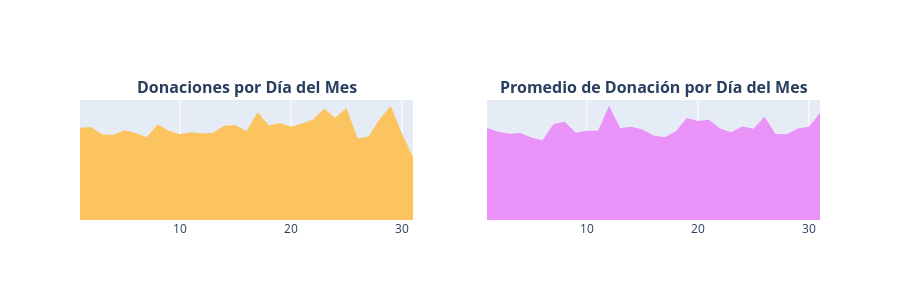

The cell this chart's notebook holds for it:
### Markdown cell above
> - El mayor número de donaciones se recibe en el mes de **Agosto** con **577,274 donaciones**, seguido por el mes de **Septiembre** con **518,908 donaciones**.
> - El menor número de donaciones se recibe en el mes de **Junio** con **191,221 donaciones** y el mes de **Mayo** con **243,440 donaciones**, probablemente debido a las vacaciones de verano.
> - El monto promedio de donación más alto se recibe en el mes de **Diciembre** con **USD 80**, mientras que el más bajo es en el mes de **Julio** con **USD 51**.
> - En promedio, el monto promedio de donación por año es cercano a **USD 59**.

### Donaciones por Día del Mes

- *3.4.5* Número de Donaciones por Día del Mes
- *3.4.6* Promedio de Donaciones por Día del Mes

### Code cell
import plotly.graph_objs as go
from plotly import tools
from plotly.offline import iplot

# Agrupar donaciones por día del mes
t3 = donations_df.groupby(['Donation Day']).agg({
    'Donation Year': 'count', 
    'Donation Amount': 'mean'
}).reset_index().rename(columns={
    'Donation Year': 'Total Donations', 
    'Donation Amount': 'Average Amount'
})

x = t3['Donation Day']
y1 = t3['Total Donations']
y2 = t3['Average Amount']

trace1 = go.Scatter(
    x=x, 
    y=y1, 
    fill='tozeroy', 
    fillcolor='#fcc45f', 
    mode='none'
)
trace2 = go.Scatter(
    x=x, 
    y=y2, 
    fill='tozeroy', 
    fillcolor="#e993f9", 
    mode='none'
)

fig = tools.make_subplots(
    rows=1, 
    cols=2, 
    print_grid=False, 
    subplot_titles=[
        "<b>Donaciones por Día del Mes</b>", 
        "<b>Promedio de Donación por Día del Mes</b>"
    ]
)

fig.append_trace(trace1, 1, 1)
fig.append_trace(trace2, 1, 2)

# CORREGIDO: Eliminar autotick y usar propiedades válidas
fig['layout'].update(
    height=300, 
    showlegend=False, 
    yaxis=dict(
        showgrid=False,
        zeroline=False,
        showline=False,
        showticklabels=False,
        ticks=''
    ), 
    yaxis2=dict(
        showgrid=False,
        zeroline=False,
        showline=False,
        showticklabels=False,
        ticks=''
    )
)

iplot(fig)

### Figure 1 — Plotly figure (JSON) as saved in the notebook; plotly's stock layout.template omitted (floating-point values rounded to 4 significant figures)
{"data": [{"fill": "tozeroy", "fillcolor": "#fcc45f", "mode": "none", "type": "scatter", "x": [1, 2, 3, 4, 5, 6, 7, 8, 9, 10, 11, 12, 13, 14, 15, 16, 17, 18, 19, 20, 21, 22, 23, 24, 25, 26, 27, 28, 29, 30, 31], "xaxis": "x", "y": [1605, 1619, 1490, 1487, 1565, 1515, 1440, 1663, 1553, 1495, 1530, 1509, 1521, 1643, 1649, 1549, 1878, 1646, 1690, 1623, 1681, 1749, 1936, 1778, 1957, 1420, 1453, 1761, 1986, 1506, 1103], "yaxis": "y"}, {"fill": "tozeroy", "fillcolor": "#e993f9", "mode": "none", "type": "scatter", "x": [1, 2, 3, 4, 5, 6, 7, 8, 9, 10, 11, 12, 13, 14, 15, 16, 17, 18, 19, 20, 21, 22, 23, 24, 25, 26, 27, 28, 29, 30, 31], "xaxis": "x2", "y": [61.31, 58.81, 57.52, 57.94, 55.1, 53.22, 64.08, 65.59, 58.14, 59.56, 59.51, 76.03, 61.16, 62.13, 60.39, 56.29, 55.26, 58.99, 67.97, 66.04, 66.87, 61.04, 58.57, 62.3, 60.8, 68.89, 57.31, 57.23, 60.97, 62.24, 71.34], "yaxis": "y2"}], "layout": {"annotations": [{"font": {"size": 16}, "showarrow": false, "text": "<b>Donaciones por Día del Mes</b>", "x": 0.225, "xanchor": "center", "xref": "paper", "y": 1, "yanchor": "bottom", "yref": "paper"}, {"font": {"size": 16}, "showarrow": false, "text": "<b>Promedio de Donación por Día del Mes</b>", "x": 0.775, "xanchor": "center", "xref": "paper", "y": 1, "yanchor": "bottom", "yref": "paper"}], "height": 300, "showlegend": false, "xaxis": {"anchor": "y", "domain": [0, 0.45]}, "xaxis2": {"anchor": "y2", "domain": [0.55, 1]}, "yaxis": {"anchor": "x", "domain": [0, 1], "showgrid": false, "showline": false, "showticklabels": false, "ticks": "", "zeroline": false}, "yaxis2": {"anchor": "x2", "domain": [0, 1], "showgrid": false, "showline": false, "showticklabels": false, "ticks": "", "zeroline": false}}}
